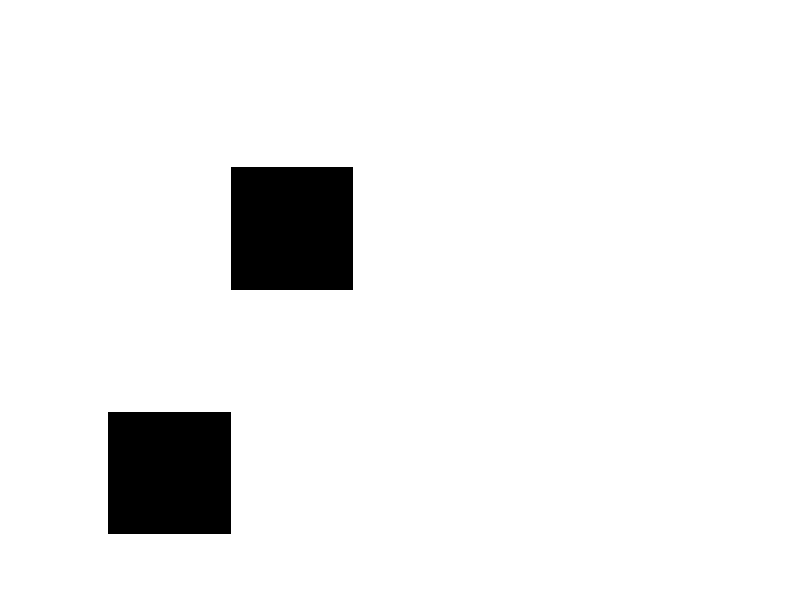
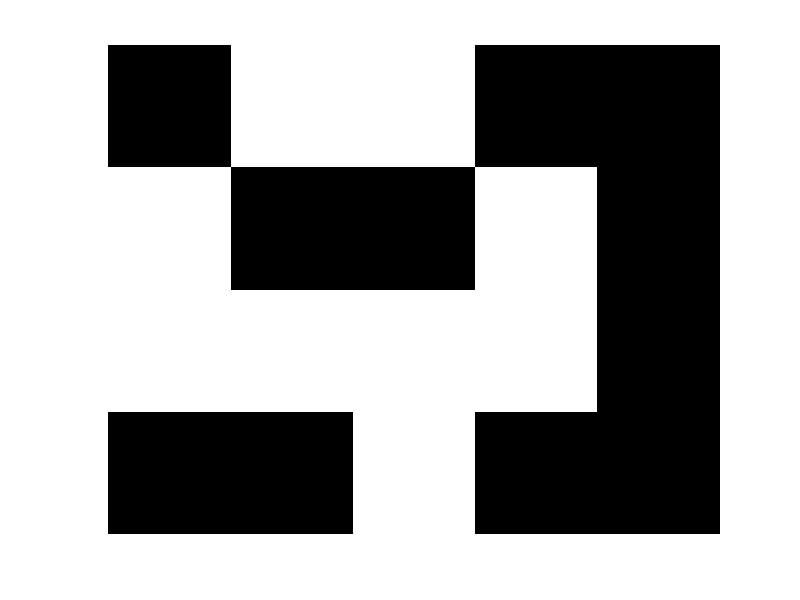

Reproduce these figures in MATLAB, in order.
a=[48 132 69 16 9;76 0 52 79 5;88 63 73 228 44;0 32 66 49 36]
for r =1:4 
    for c=1:5 
        if a(r,c)>=60
            b(r,c)=1
        else b(r,c)=0
        end 
    end
end
imshow(a);
figure,imshow(b);
imwrite(a,'a.jpg');
imwrite(b,'b.jpg');